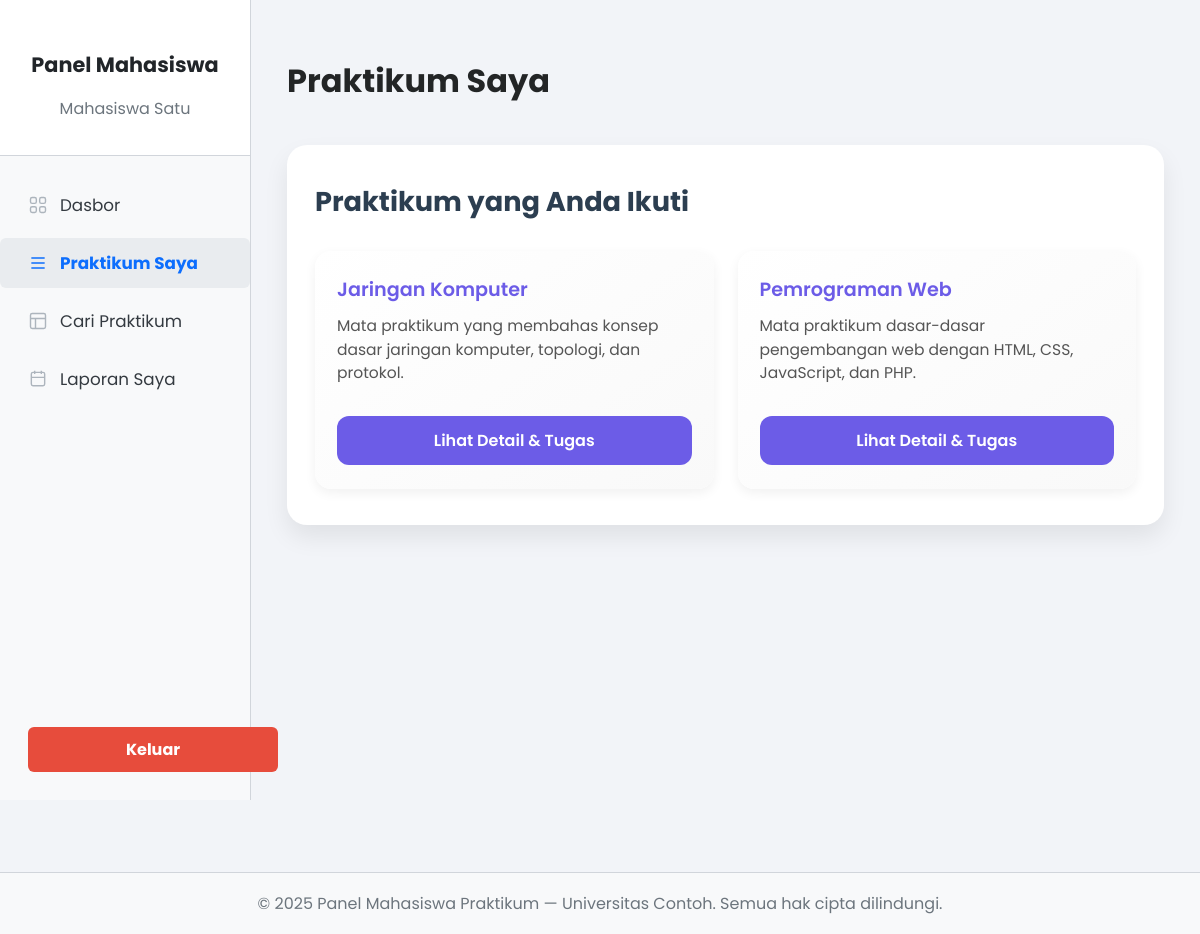
/mahasiswa/my_courses.php (signed in), run on the app's committed database.
### tables this page shows
CREATE TABLE `mata_praktikum` (
  `id` int(11) NOT NULL AUTO_INCREMENT,
  `nama_praktikum` varchar(255) NOT NULL,
  `deskripsi` text DEFAULT NULL,
  PRIMARY KEY (`id`)
);

### mahasiswa/my_courses.php (the view, shortened to what this page needs)
<?php
require_once '../config.php';
require_once 'templates/header_mahasiswa.php';
$id_mahasiswa = $_SESSION['user_id'];
$sql = "SELECT mp.id, mp.nama_praktikum, mp.deskripsi
        FROM mata_praktikum mp
        JOIN pendaftaran_praktikum pp ON mp.id = pp.id_praktikum
        WHERE pp.id_mahasiswa = ?
        ORDER BY mp.nama_praktikum ASC";
$stmt = $conn->prepare($sql);
$stmt->bind_param("i", $id_mahasiswa);
$stmt->execute();
$result = $stmt->get_result();
$praktikum_diikuti = [];
if ($result && $result->num_rows > 0) {
    while ($row = $result->fetch_assoc()) {
        $praktikum_diikuti[] = $row;
    }
}
?>
<div class="classic-section">
    <div class="classic-title">Praktikum yang Anda Ikuti</div>
    <?php if (!empty($praktikum_diikuti)): ?>
        <div class="classic-list-grid">
            <?php foreach ($praktikum_diikuti as $praktikum): ?>
                <div class="classic-card">
                    <div>
                        <div class="classic-card-title"><?php echo htmlspecialchars($praktikum['nama_praktikum']); ?></div>
                        <div class="classic-card-desc">
                            <?php echo nl2br(htmlspecialchars($praktikum['deskripsi'] ?? 'Belum ada deskripsi.')); ?>
                        </div>
                    </div>
                    <a href="course_detail.php?id=<?php echo $praktikum['id']; ?>" class="classic-btn" style="margin-top:12px;">
                        Lihat Detail &amp; Tugas
                    </a>
                </div>
            <?php endforeach; ?>
        </div>
    <?php else: ?>
        <div style="background:#fff3cd; border:1px solid #ffeeba; color:#856404; border-radius:6px; padding:16px 18px; margin-top:18px;">
            <strong>Informasi:</strong> Anda belum mengikuti praktikum apapun. Silakan <a href="courses.php" class="classic-link">cari praktikum</a> untuk mendaftar.
        </div>
    <?php endif; ?>
</div>
<?php
require_once 'templates/footer_mahasiswa.php';
?>

### mahasiswa/templates/header_mahasiswa.php (style rules this page uses)
body { font-family: 'Segoe UI', 'Arial', sans-serif; background: #f4f6fb; margin: 0; }

### mahasiswa/my_courses.php (style rules this page uses)
body { font-family: 'Poppins', sans-serif; background-color: #f2f4f8; margin: 0; }
.classic-section { background: #ffffff; border-radius: 20px; padding: 36px 28px; margin: 40px auto; box-shadow: 0 12px 24px rgba(0, 0, 0, 0.08); max-width: 1000px; transition: all 0.3s ease; }
.classic-title { font-size: 1.7rem; font-weight: 700; color: #2c3e50; margin-bottom: 28px; }
.classic-list-grid { display: grid; grid-template-columns: repeat(auto-fit, minmax(280px, 1fr)); gap: 24px; }
.classic-card { background: linear-gradient(145deg, #ffffff, #f9f9f9); border-radius: 16px; padding: 24px 22px; box-shadow: 0 4px 12px rgba(0,0,0,0.06); display: flex; flex-direction: column; justify-content: space-between; transition: transform 0.3s ease; }
.classic-card-title { font-size: 1.2rem; font-weight: 600; color: #6c5ce7; margin-bottom: 10px; }
.classic-card-desc { color: #555; font-size: 0.97rem; line-height: 1.5; margin-bottom: 20px; min-height: 60px; }
.classic-btn { background-color: #6c5ce7; color: #fff; padding: 12px; border: none; border-radius: 12px; cursor: pointer; font-size: 1rem; font-weight: 600; text-align: center; text-decoration: none; display: block; transition: background-color 0.3s ease; }

### data on the page
mata_praktikum: nama_praktikum "Jaringan Komputer", deskripsi "Mata praktikum yang membahas konsep dasar jaringan komputer, topologi, dan protokol."
mata_praktikum: nama_praktikum "Pemrograman Web", deskripsi "Mata praktikum dasar-dasar pengembangan web dengan HTML, CSS, JavaScript, dan PHP."

### other printed values
$_SESSION['nama'] "Mahasiswa Satu"
$pageTitle "Praktikum Saya"
